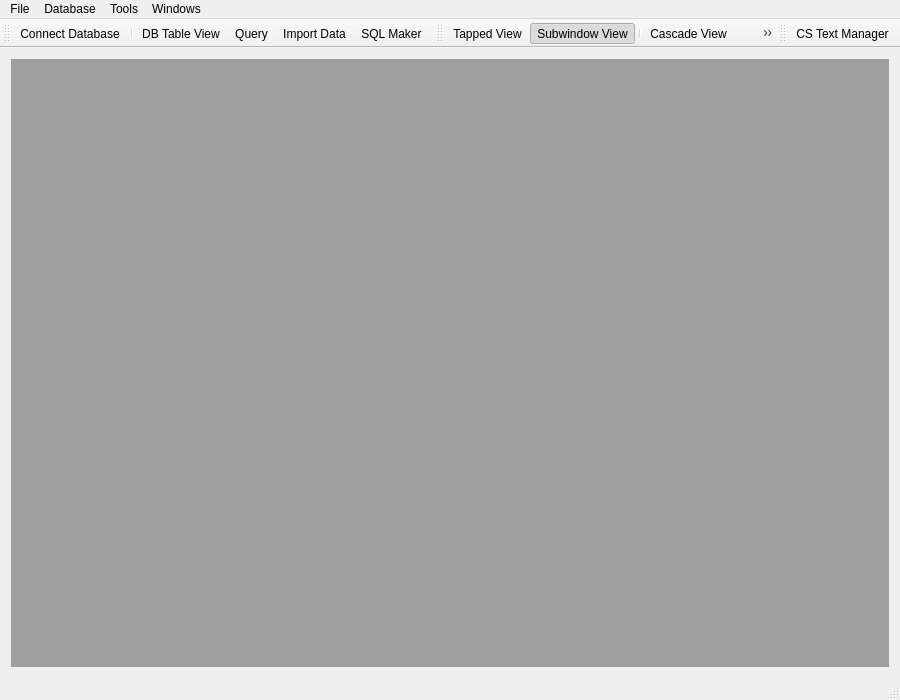
<ui version="4.0" >
 <class>RoseAppleClass</class>
 <widget class="QMainWindow" name="RoseAppleClass" >
  <property name="geometry" >
   <rect>
    <x>0</x>
    <y>0</y>
    <width>900</width>
    <height>700</height>
   </rect>
  </property>
  <property name="windowTitle" >
   <string>RoseApple</string>
  </property>
  <property name="windowIcon" >
   <iconset resource="RoseApple.qrc" >
    <normaloff>:/RoseApple/Resources/icon.png</normaloff>:/RoseApple/Resources/icon.png</iconset>
  </property>
  <widget class="QWidget" name="centralWidget" >
   <layout class="QGridLayout" name="gridLayout" >
    <item row="0" column="0" >
     <widget class="QMdiArea" name="mdiArea" />
    </item>
   </layout>
  </widget>
  <widget class="QMenuBar" name="menuBar" >
   <property name="geometry" >
    <rect>
     <x>0</x>
     <y>0</y>
     <width>900</width>
     <height>22</height>
    </rect>
   </property>
   <widget class="QMenu" name="menuDatabase" >
    <property name="title" >
     <string>Database</string>
    </property>
    <addaction name="actionConnectDB" />
    <addaction name="separator" />
    <addaction name="actionDBTableView" />
    <addaction name="actionQuery" />
    <addaction name="actionDataImpot" />
    <addaction name="actionSQL_Maker" />
   </widget>
   <widget class="QMenu" name="menuFile" >
    <property name="title" >
     <string>File</string>
    </property>
    <addaction name="actionQuit" />
   </widget>
   <widget class="QMenu" name="menuWindows" >
    <property name="title" >
     <string>Windows</string>
    </property>
    <addaction name="actionTappedView" />
    <addaction name="actionSubwindow_View" />
    <addaction name="separator" />
    <addaction name="actionCascadeView" />
    <addaction name="actionTileView" />
   </widget>
   <widget class="QMenu" name="menuTools" >
    <property name="title" >
     <string>Tools</string>
    </property>
    <addaction name="actionCSTextManager" />
   </widget>
   <addaction name="menuFile" />
   <addaction name="menuDatabase" />
   <addaction name="menuTools" />
   <addaction name="menuWindows" />
  </widget>
  <widget class="QToolBar" name="mainToolBar" >
   <attribute name="toolBarArea" >
    <enum>TopToolBarArea</enum>
   </attribute>
   <attribute name="toolBarBreak" >
    <bool>false</bool>
   </attribute>
   <addaction name="actionConnectDB" />
   <addaction name="separator" />
   <addaction name="actionDBTableView" />
   <addaction name="actionQuery" />
   <addaction name="actionDataImpot" />
   <addaction name="actionSQL_Maker" />
  </widget>
  <widget class="QStatusBar" name="statusBar" />
  <widget class="QToolBar" name="toolBar" >
   <property name="windowTitle" >
    <string>toolBar</string>
   </property>
   <attribute name="toolBarArea" >
    <enum>TopToolBarArea</enum>
   </attribute>
   <attribute name="toolBarBreak" >
    <bool>false</bool>
   </attribute>
   <addaction name="actionTappedView" />
   <addaction name="actionSubwindow_View" />
   <addaction name="separator" />
   <addaction name="actionCascadeView" />
   <addaction name="actionTileView" />
  </widget>
  <widget class="QToolBar" name="toolBar_2" >
   <property name="windowTitle" >
    <string>toolBar_2</string>
   </property>
   <attribute name="toolBarArea" >
    <enum>TopToolBarArea</enum>
   </attribute>
   <attribute name="toolBarBreak" >
    <bool>false</bool>
   </attribute>
   <addaction name="actionCSTextManager" />
  </widget>
  <action name="actionSQL_Maker" >
   <property name="icon" >
    <iconset resource="RoseApple.qrc" >
     <normaloff>:/RoseApple/Resources/notes.png</normaloff>:/RoseApple/Resources/notes.png</iconset>
   </property>
   <property name="text" >
    <string>SQL Maker</string>
   </property>
  </action>
  <action name="actionQuit" >
   <property name="icon" >
    <iconset resource="RoseApple.qrc" >
     <normaloff>:/RoseApple/Resources/exit.png</normaloff>:/RoseApple/Resources/exit.png</iconset>
   </property>
   <property name="text" >
    <string>Quit</string>
   </property>
  </action>
  <action name="actionCascadeView" >
   <property name="icon" >
    <iconset resource="RoseApple.qrc" >
     <normaloff>:/RoseApple/Resources/cascade.png</normaloff>:/RoseApple/Resources/cascade.png</iconset>
   </property>
   <property name="text" >
    <string>CascadeView</string>
   </property>
   <property name="iconText" >
    <string>Cascade View</string>
   </property>
  </action>
  <action name="actionTileView" >
   <property name="icon" >
    <iconset resource="RoseApple.qrc" >
     <normaloff>:/RoseApple/Resources/tile.png</normaloff>:/RoseApple/Resources/tile.png</iconset>
   </property>
   <property name="text" >
    <string>Tile View</string>
   </property>
  </action>
  <action name="actionTappedView" >
   <property name="checkable" >
    <bool>true</bool>
   </property>
   <property name="icon" >
    <iconset resource="RoseApple.qrc" >
     <normaloff>:/RoseApple/Resources/tab.png</normaloff>:/RoseApple/Resources/tab.png</iconset>
   </property>
   <property name="text" >
    <string>TappedView</string>
   </property>
   <property name="iconText" >
    <string>Tapped View</string>
   </property>
  </action>
  <action name="actionClose_All" >
   <property name="icon" >
    <iconset resource="RoseApple.qrc" >
     <normaloff>:/RoseApple/Resources/delete.png</normaloff>:/RoseApple/Resources/delete.png</iconset>
   </property>
   <property name="text" >
    <string>Close All</string>
   </property>
  </action>
  <action name="actionSubwindow_View" >
   <property name="checkable" >
    <bool>true</bool>
   </property>
   <property name="checked" >
    <bool>true</bool>
   </property>
   <property name="icon" >
    <iconset resource="RoseApple.qrc" >
     <normaloff>:/RoseApple/Resources/subwin.png</normaloff>:/RoseApple/Resources/subwin.png</iconset>
   </property>
   <property name="text" >
    <string>Subwindow View</string>
   </property>
  </action>
  <action name="actionConnectDB" >
   <property name="icon" >
    <iconset resource="RoseApple.qrc" >
     <normaloff>:/RoseApple/Resources/new.png</normaloff>:/RoseApple/Resources/new.png</iconset>
   </property>
   <property name="text" >
    <string>Connect Database</string>
   </property>
  </action>
  <action name="actionDBTableView" >
   <property name="icon" >
    <iconset resource="RoseApple.qrc" >
     <normaloff>:/RoseApple/Resources/set.png</normaloff>:/RoseApple/Resources/set.png</iconset>
   </property>
   <property name="text" >
    <string>DB Table View</string>
   </property>
  </action>
  <action name="actionDataImpot" >
   <property name="icon" >
    <iconset resource="RoseApple.qrc" >
     <normaloff>:/RoseApple/Resources/import.png</normaloff>:/RoseApple/Resources/import.png</iconset>
   </property>
   <property name="text" >
    <string>Import Data</string>
   </property>
  </action>
  <action name="actionCSTextManager" >
   <property name="icon" >
    <iconset resource="RoseApple.qrc" >
     <normaloff>:/RoseApple/Resources/atext24.png</normaloff>:/RoseApple/Resources/atext24.png</iconset>
   </property>
   <property name="text" >
    <string>CS Text Manager</string>
   </property>
  </action>
  <action name="actionQuery" >
   <property name="icon" >
    <iconset resource="RoseApple.qrc" >
     <normaloff>:/RoseApple/Resources/query.png</normaloff>:/RoseApple/Resources/query.png</iconset>
   </property>
   <property name="text" >
    <string>Query</string>
   </property>
  </action>
 </widget>
 <layoutdefault spacing="6" margin="11" />
 <resources>
  <include location="RoseApple.qrc" />
 </resources>
 <connections/>
</ui>
